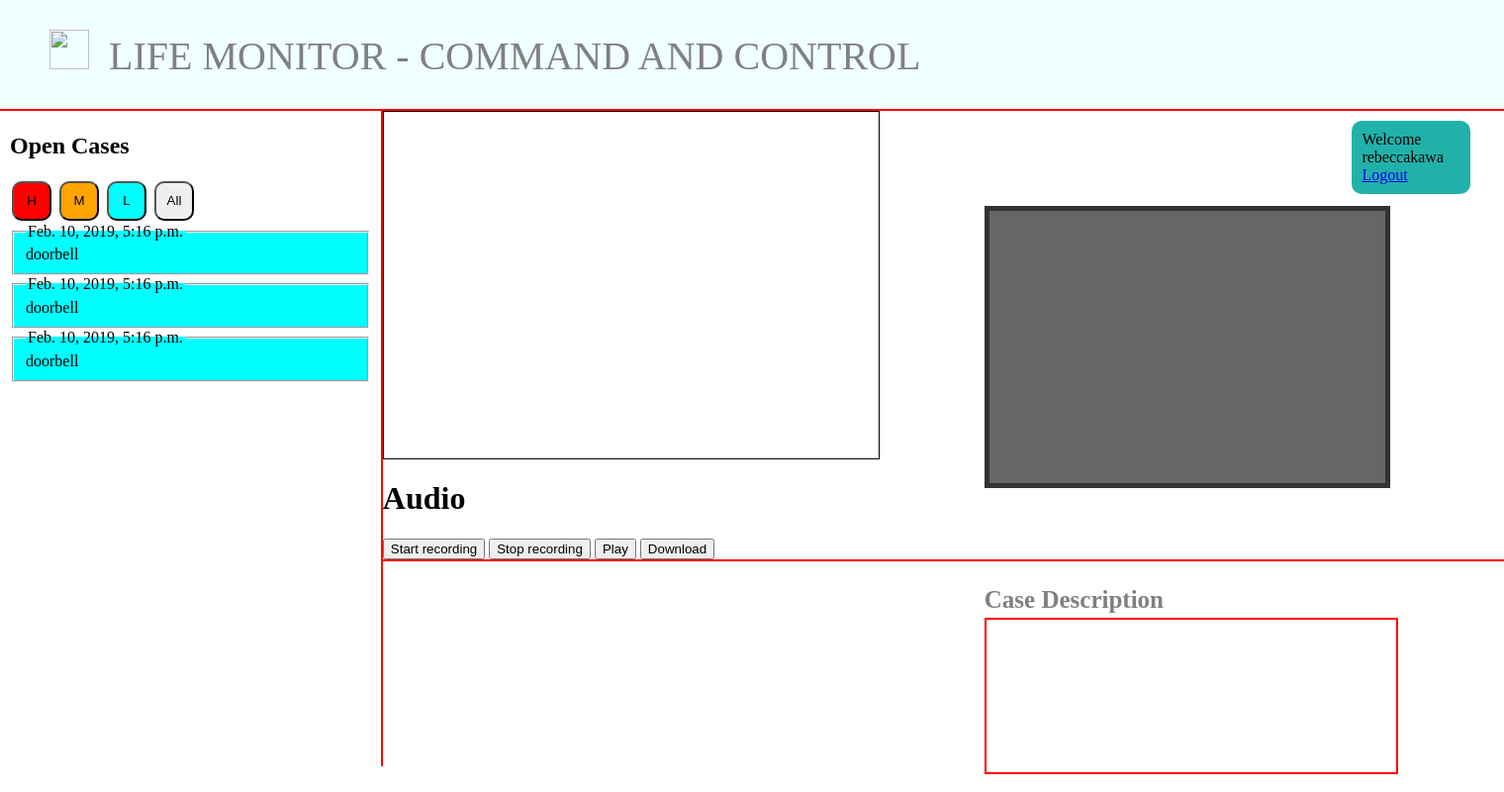
The app's page / (signed in), older data.
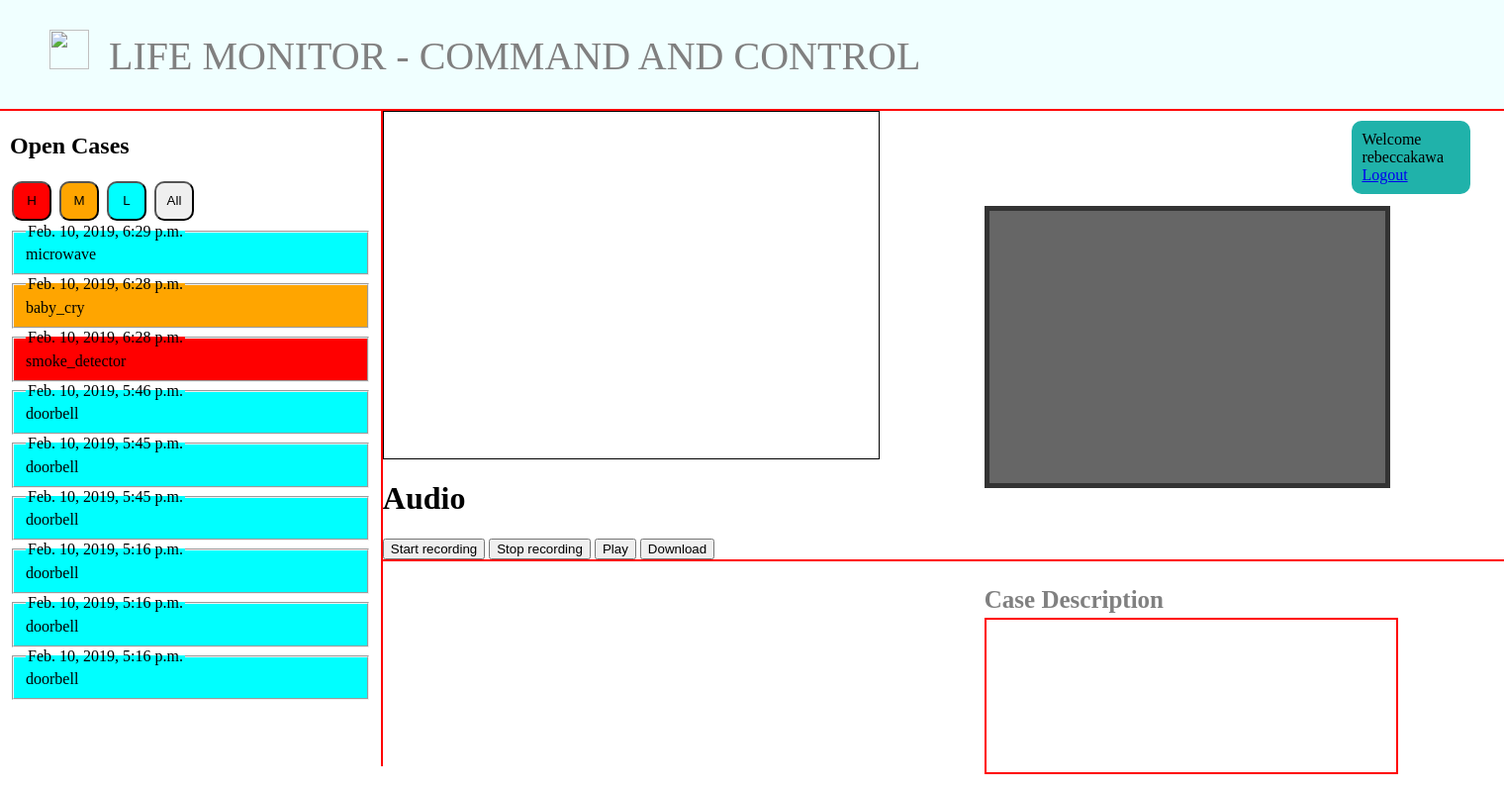
The same page, newer data.
### asrt_app/models.py (models this page shows)
class Post(models.Model):
    event_type = models.CharField(max_length=100, null=False)
    date = models.DateTimeField(auto_now=True)
    cust_num = models.CharField(max_length=100, null=False)
    case_stat = models.CharField(max_length=100, null=False)
    case_num = models.AutoField(primary_key=True)
    address = models.CharField(max_length=1000, null=False)
    coordinates = models.CharField(max_length=1000, default=json.dumps([-73.985130, 40.758896]))

### asrt_app/views.py (the view)
# urls.py: path('', views.index, name='index'),
@csrf_exempt
def index(request):
    context = {}
    posts = Post.objects.order_by('-date')
    context['alerts'] = posts
    return render(request, 'asrt_app/index.html', context)

### asrt_app/templates/asrt_app/index.html (shortened to what this page needs)
{% extends 'asrt_app/base.html' %}
{% block content %}
    <div class="header"> <img id='heartbeat' src="https://www.eckerd.edu/wp-content/uploads/sites/38/2015/11/heartbeat-icon.png">LIFE MONITOR - COMMAND AND CONTROL </div>
    {% if user.is_authenticated %}
    <div class="container">
    <div class="openCases">
        <h2>Open Cases</h2>
        <button id="high" class='filterButtons' onclick="showHigh()">H</button>
        <button id="medium" class='filterButtons' onclick="showMedium()">M</button>
        <button id="low" class='filterButtons' onclick="showLow()">L</button>
        <button class='filterButtons' onclick="showAll()">All</button>
        {% for Post in alerts %}
        <fieldset value = {{ Post.case_num }} class="box" onclick="showDescription(this)">
            <legend class="date" >{{ Post.date }}</legend>
            <span class="event_type">{{ Post.event_type }}</span>
        </fieldset>
    {% empty %}
        <div class="empty">
            <p>No alerts...
            </p>
        </div>
{% endfor %}
    </div>
    <div class="content">
        <div class="userNameDiv">
            <div>Welcome</div>
            <div>{{ user.username }}</div>
            <a href="/accounts/logout">Logout</a>
        </div>
        <div class="map">
            <div id="carte"></div>
        </div>
        <div id="container">
            <video autoplay="true" id="videoElement">
            </video>
        </div>
        <h1>Audio</h1>
        <button id="startRecordingButton">Start recording</button>
        <button id="stopRecordingButton">Stop recording</button>
        <button id="playButton">Play</button>
        <button id="downloadButton">Download</button>
        <div class="caseDescription">
            <div id="caseTitle">Case Description</div>
            <div class="desContainer"></div>
        </div>
    </div>
    </div>
{% endif %}
{% endblock %}

Row changes from the older to the newer data that the page shows:
added Post: {{ Post.case_num }} 43 (drawn), date "Feb. 10, 2019, 6:29 p.m.", event_type "microwave"
added Post: {{ Post.case_num }} 42 (drawn), date "Feb. 10, 2019, 6:28 p.m.", event_type "baby_cry"
added Post: {{ Post.case_num }} 41 (drawn), date "Feb. 10, 2019, 6:28 p.m.", event_type "smoke_detector"
added Post: {{ Post.case_num }} 40 (drawn), date "Feb. 10, 2019, 5:46 p.m.", event_type "doorbell"
added Post: {{ Post.case_num }} 39 (drawn), date "Feb. 10, 2019, 5:45 p.m.", event_type "doorbell"
added Post: {{ Post.case_num }} 38 (drawn), date "Feb. 10, 2019, 5:45 p.m.", event_type "doorbell"
